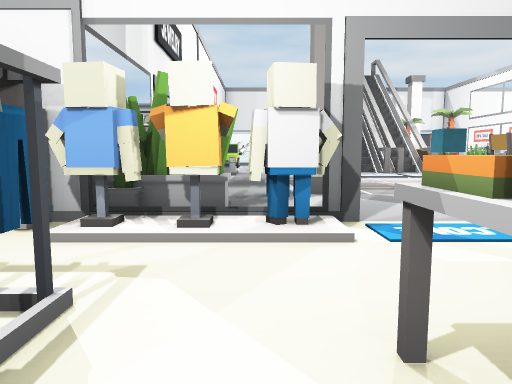
view 1 (above)

24 first-person views from a walk through a scene from a Unity 3-D project. The camera is 1.4 m above the floor, tilts 6° down and sees 70° across. Doors are open. The floor is counted in squares, 2 m on a side. Each view is taken from the middle of a square. On the plan, view 1 faces up. The plan holds only what a view shows up to about 11 squares ahead; the rest is blank. The player is left out. Some surface patterns are stand-ins.

view 2
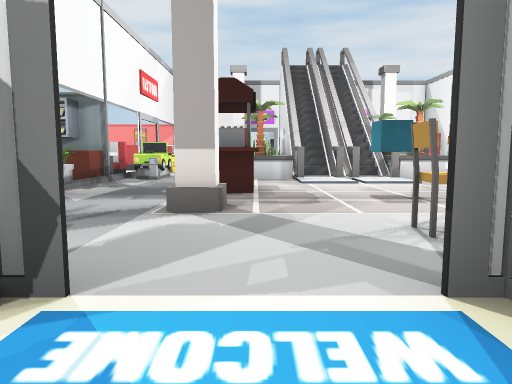

view 3
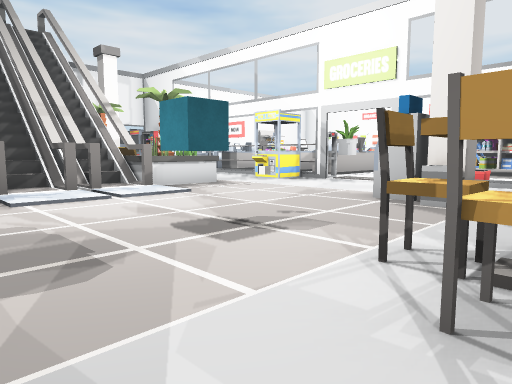

view 4
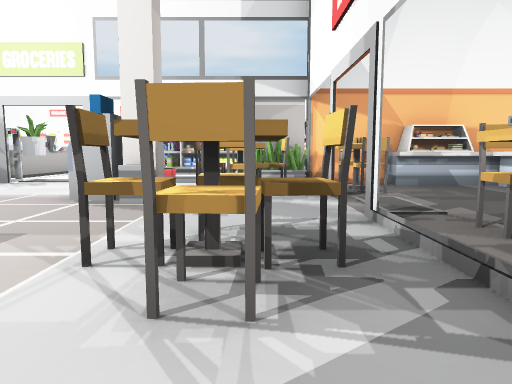

view 5
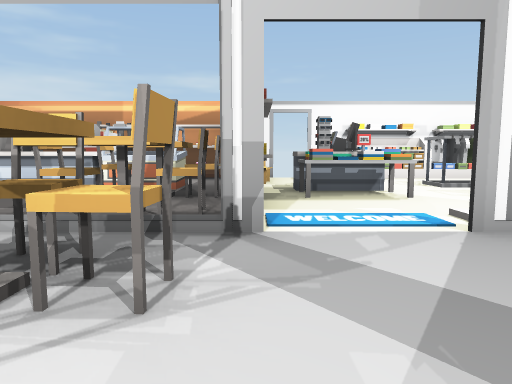

view 6
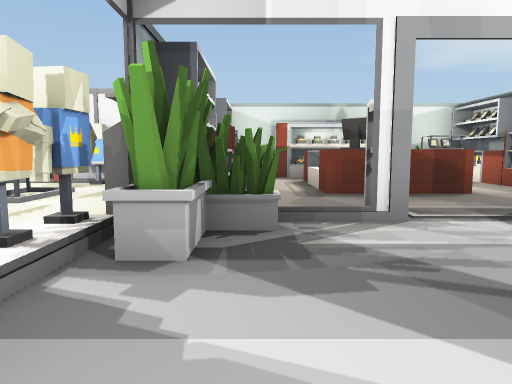

view 7
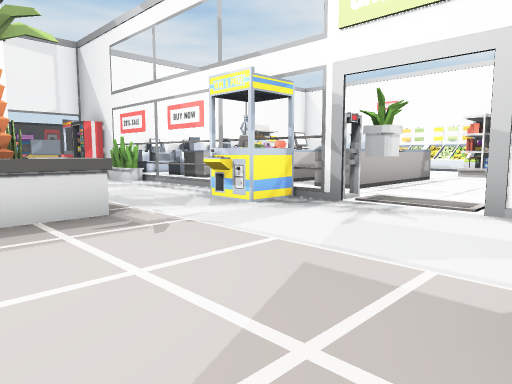

view 8
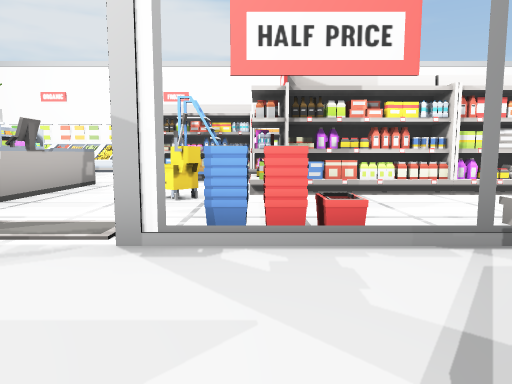

view 9
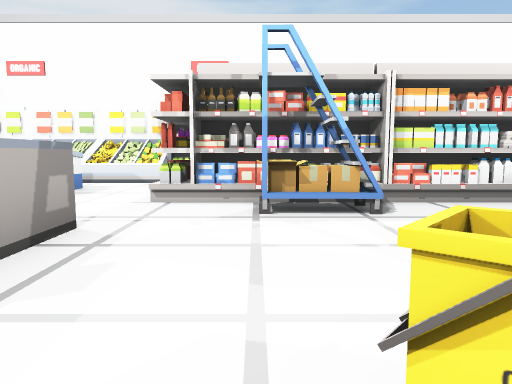

view 10
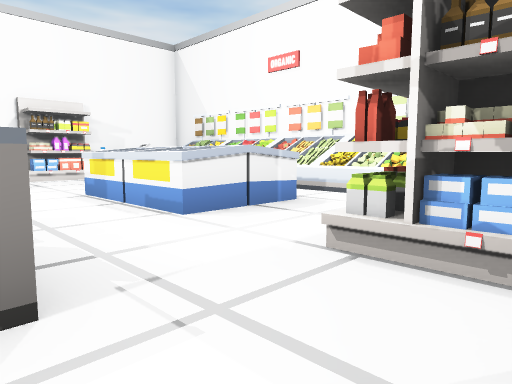

view 11
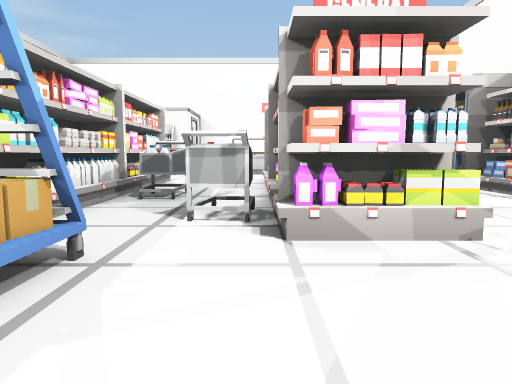

view 12
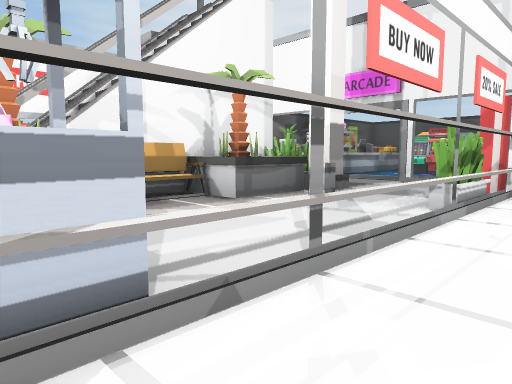

view 13
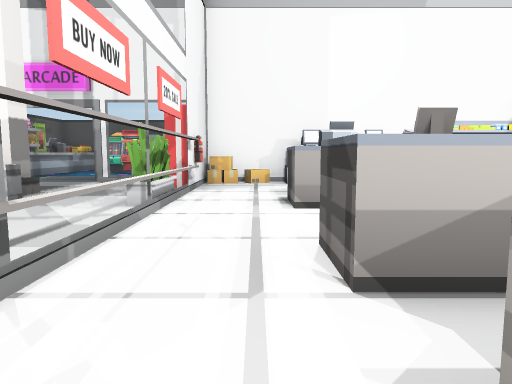

view 14
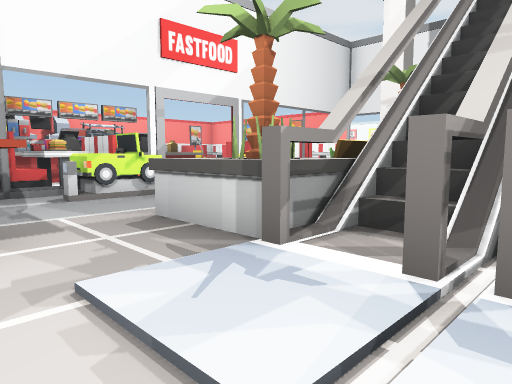

view 15
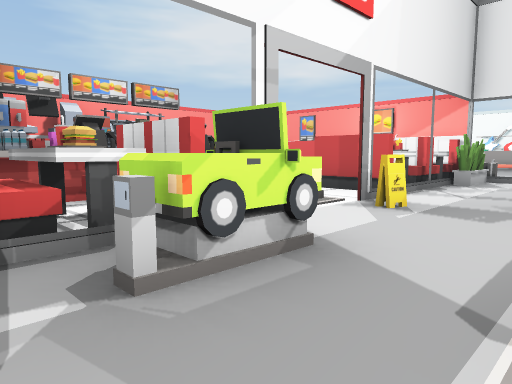

view 16
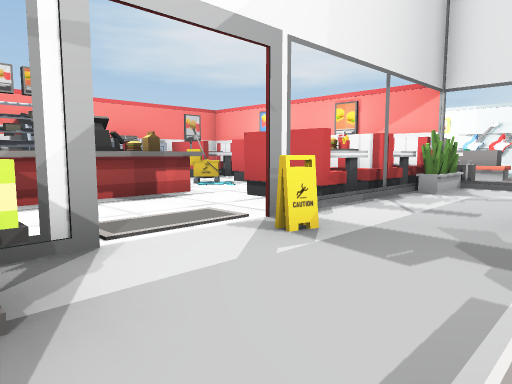

view 17
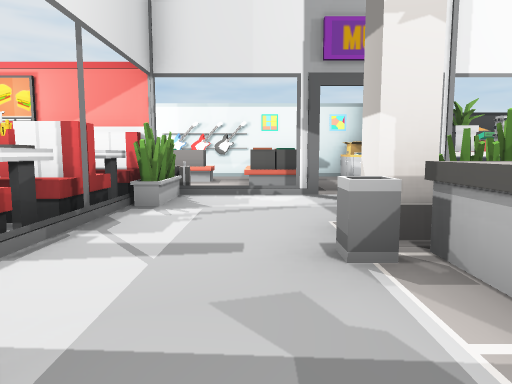

view 18
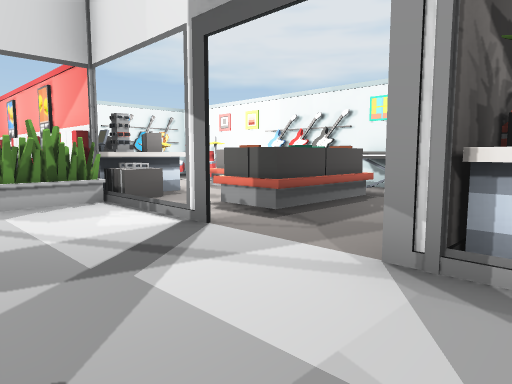

view 19
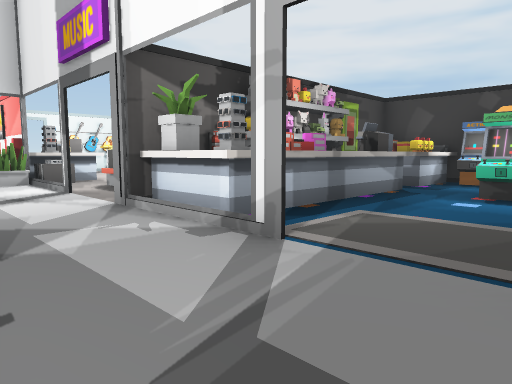

view 20
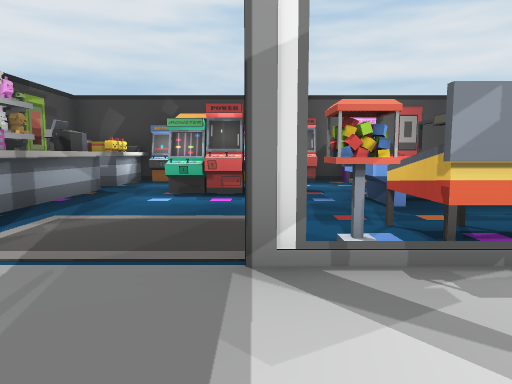

view 21
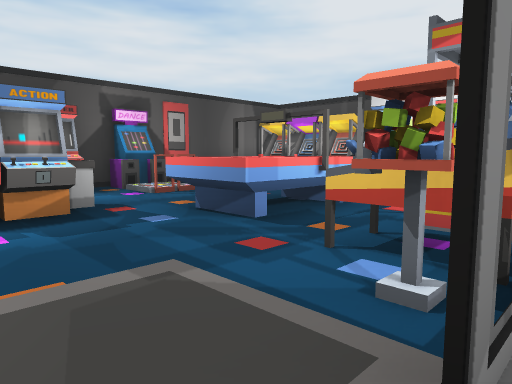

view 22
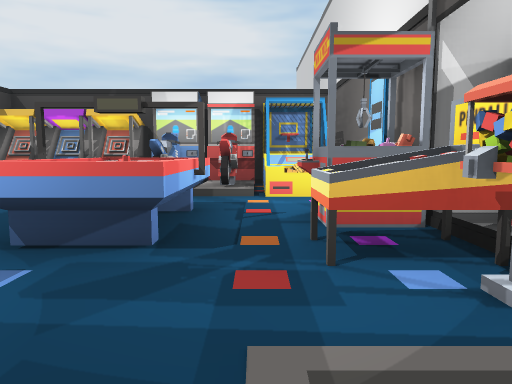

view 23
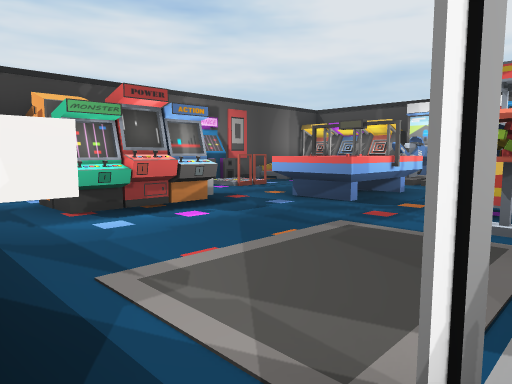

view 24
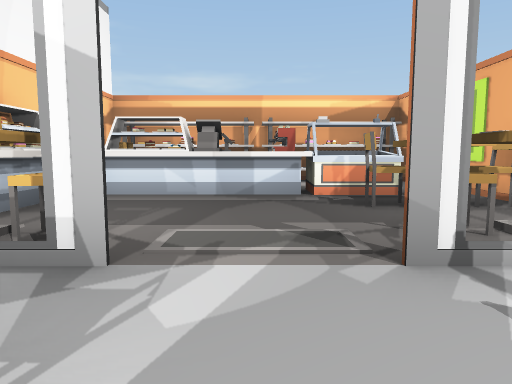

### Floor plan
Key: @ floor where view 1 was taken; # wall or solid block; x gap in a wall; . floor; / step, stairs or slope; D open door; ^ raised ledge; C chair; S shelf; P plant; R rack; K kiosk; M cash machine; U counter; T trolley; O other object.
Columns run from 9 left of view 1 to 23 right of it. Each row starts with its distance up from view 1.
 29             UOUOOOO#O###O#
 28              OOOOOOOO   OO
 27             #UU.O ..O.  OO
 26     O# OO#O.# O.OOO...OOOO
 25      O  ...O  O....OOO.OOO
 24      ..SSOSO  O....OOO.OOO
 23       UU.SS.#US.........OO
 22        UO...#UU...OOO.OOOO
 21        #..#....#.#..OOOOO   SS
 20   .O   P...........OO..    ..  OO
 19 O ... OO............O.OOO  ..  OO
 18 O  O..OO..#P####P#..x.  O  .OO OO
 17     U.....OO##/#OO.P#.OOOO ..  OO
 16     O...O..O##/#O...#..   ..O  O#
 15    SO......O #/OO...#..   ..OO OO
 14     U..#...O##/#O...#.OOOO..OO.OO
 13    OO.OOO..O##/#O...#...OO.....OO
 12    O  OOO..O##.#O..O#.OOOO..... O
 11 OOOS OO#............P.......SS  O
 10   ...  P..KK...............SS  OO
  9 O   ...O...K........O..O..OSS   O
  8 O   O.....KK..O.....O..SS...S
  7 O OO .....#.....OM..O...ST..S
  6 O......O.....C....C.x...S...S
  5    ....P.....CC..CO P...S.T.S
  4    SSSSP..#.#C##... PSO.S...S
  3      SS.OO..#CC...COOOO S. .S
  2   O..R......#......^OO  S. .SS
  1   #..R RR.OO#CC....OO
  0   O.    .@OO# UUUOUUU
 -1        RR.UU  UOOOUU.
 -2         ..O.   OO  U
 -3       S.S.O  SSSSSSS
 -4        ####D#######

Positions as (right, up) in squares from view 1, and headings:
1: (0, 0), facing up
2: (2, 2), facing up
3: (2, 5), facing up-right
4: (2, 5), facing right
5: (3, 7), facing down
6: (2, 5), facing left
7: (6, 8), facing up-right
8: (8, 8), facing right
9: (13, 10), facing right
10: (16, 10), facing up-right
11: (16, 11), facing down
12: (12, 12), facing up-left
13: (12, 12), facing up
14: (5, 10), facing up-left
15: (1, 11), facing up-left
16: (1, 13), facing up-left
17: (0, 15), facing up
18: (4, 19), facing up-left
19: (8, 19), facing up-left
20: (8, 19), facing up
21: (7, 21), facing up-right
22: (7, 23), facing right
23: (5, 21), facing up-right
24: (7, 6), facing down
